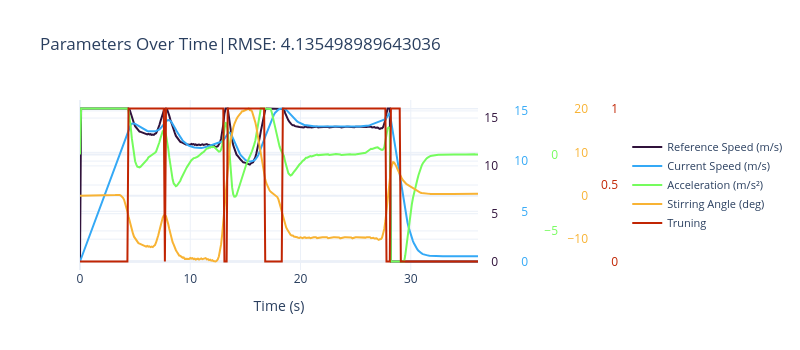
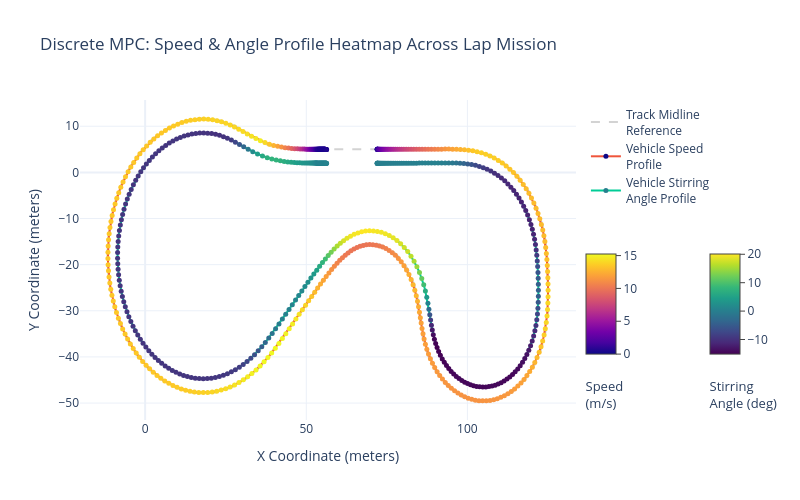

Notebook source saved alongside these figures, in order:
### Code cell
ySeries=[v_ref_history, v_history, acc_history, delta_history, turning_history]
xSeries=[t_history for i in range(len(ySeries))]
names = ['Reference Speed (m/s)', 'Current Speed (m/s)',
        'Acceleration (m/s²)', 'Stirring Angle (deg)', 'Truning']
data = [x_mid, y_mid, x_history,y_history, t_history, delta_history, psi_history, v_history]

PlotSeriesPLY(xSeries,ySeries,names,xLabel='Time (s)',title=f'Parameters Over Time|RMSE: {score}')
#PlotSeriesPLT(xSeries[:2],ySeries[:2],names[:2],title=f'RMSE: {score:.2f}')
PlotMPCTracksPLY(data,width=800,height=500)

### Figure 1 — Plotly figure (JSON) as saved in the notebook; plotly's stock layout.template omitted (floating-point values rounded to 4 significant figures; data arrays with more than 128 entries replaced by an {"elided": "..."} marker saying what was removed)
{"data": [{"line": {"color": "rgb(48, 18, 59)"}, "mode": "lines", "name": "Reference Speed (m/s)", "text": {"elided": "362 str values"}, "type": "scatter", "x": {"elided": "362 float values"}, "y": {"elided": "362 float values"}, "yaxis": "y"}, {"line": {"color": "rgb(52, 169, 246)"}, "mode": "lines", "name": "Current Speed (m/s)", "text": {"elided": "362 str values"}, "type": "scatter", "x": {"elided": "362 float values"}, "y": {"elided": "362 float values"}, "yaxis": "y2"}, {"line": {"color": "rgb(117, 252, 93)"}, "mode": "lines", "name": "Acceleration (m/s²)", "text": {"elided": "362 str values"}, "type": "scatter", "x": {"elided": "362 float values"}, "y": {"elided": "362 float values"}, "yaxis": "y3"}, {"line": {"color": "rgb(248, 179, 52)"}, "mode": "lines", "name": "Stirring Angle (deg)", "text": {"elided": "362 str values"}, "type": "scatter", "x": {"elided": "362 float values"}, "y": {"elided": "362 float values"}, "yaxis": "y4"}, {"line": {"color": "rgb(193, 37, 3)"}, "mode": "lines", "name": "Truning", "text": {"elided": "362 str values"}, "type": "scatter", "x": {"elided": "362 float values"}, "y": {"elided": "363 int values"}, "yaxis": "y5"}], "layout": {"height": 350, "legend": {"font": {"size": 11}, "x": 1.375, "xanchor": "left", "y": 0.5, "yanchor": "middle"}, "title": {"text": "Parameters Over Time|RMSE: 4.135498989643036"}, "width": 800, "xaxis": {"title": {"text": "Time (s)"}}, "yaxis": {"anchor": "free", "position": 1, "shift": 20, "side": "left", "tickfont": {"color": "rgb(48, 18, 59)"}}, "yaxis2": {"anchor": "free", "automargin": true, "overlaying": "y", "position": 1, "shift": 50, "side": "left", "tickfont": {"color": "rgb(52, 169, 246)"}}, "yaxis3": {"anchor": "free", "automargin": true, "overlaying": "y", "position": 1, "shift": 80, "side": "left", "tickfont": {"color": "rgb(117, 252, 93)"}}, "yaxis4": {"anchor": "free", "automargin": true, "overlaying": "y", "position": 1, "shift": 110, "side": "left", "tickfont": {"color": "rgb(248, 179, 52)"}}, "yaxis5": {"anchor": "free", "automargin": true, "overlaying": "y", "position": 1, "shift": 140, "side": "left", "tickfont": {"color": "rgb(193, 37, 3)"}}}}

### Figure 2 — Plotly figure (JSON) as saved in the notebook; plotly's stock layout.template omitted (floating-point values rounded to 4 significant figures; data arrays with more than 128 entries replaced by an {"elided": "..."} marker saying what was removed)
{"data": [{"line": {"color": "lightgray", "dash": "dash", "width": 2}, "mode": "lines", "name": "Track Midline<br>Reference", "type": "scatter", "x": {"elided": "5000 float values"}, "y": {"elided": "5000 float values"}}, {"hoverinfo": "text+x+y", "marker": {"cmax": 15.24, "cmin": 0, "color": {"elided": "362 float values"}, "colorbar": {"len": 0.5, "ticks": "outside", "title": {"font": {"size": 13}, "side": "bottom", "text": "Speed<br>(m/s)"}, "x": 1, "y": 0.3, "yanchor": "middle"}, "colorscale": [[0, "#0d0887"], [0.1111, "#46039f"], [0.2222, "#7201a8"], [0.3333, "#9c179e"], [0.4444, "#bd3786"], [0.5556, "#d8576b"], [0.6667, "#ed7953"], [0.7778, "#fb9f3a"], [0.8889, "#fdca26"], [1, "#f0f921"]], "showscale": true, "size": 5}, "mode": "lines+markers", "name": "Vehicle Speed<br>Profile", "text": {"elided": "362 str values"}, "type": "scatter", "x": {"elided": "362 float values"}, "y": {"elided": "362 float values"}}, {"hoverinfo": "text+x+y", "line": {"width": 2}, "marker": {"cmax": 20.1, "cmin": -15.14, "color": {"elided": "362 float values"}, "colorbar": {"len": 0.5, "ticks": "outside", "title": {"font": {"size": 13}, "side": "bottom", "text": "Stirring<br>Angle (deg)"}, "x": 1.25, "y": 0.3, "yanchor": "middle"}, "colorscale": [[0, "#440154"], [0.1111, "#482878"], [0.2222, "#3e4989"], [0.3333, "#31688e"], [0.4444, "#26828e"], [0.5556, "#1f9e89"], [0.6667, "#35b779"], [0.7778, "#6ece58"], [0.8889, "#b5de2b"], [1, "#fde725"]], "showscale": true, "size": 5}, "mode": "lines+markers", "name": "Vehicle Stirring<br>Angle Profile", "text": {"elided": "362 str values"}, "type": "scatter", "x": {"elided": "362 float values"}, "y": {"elided": "362 float values"}}], "layout": {"height": 500, "legend": {"x": 1.02, "xanchor": "left", "y": 1, "yanchor": "top"}, "showlegend": true, "title": {"text": "Discrete MPC: Speed & Angle Profile Heatmap Across Lap Mission"}, "width": 800, "xaxis": {"title": {"text": "X Coordinate (meters)"}}, "yaxis": {"title": {"text": "Y Coordinate (meters)"}}}}
